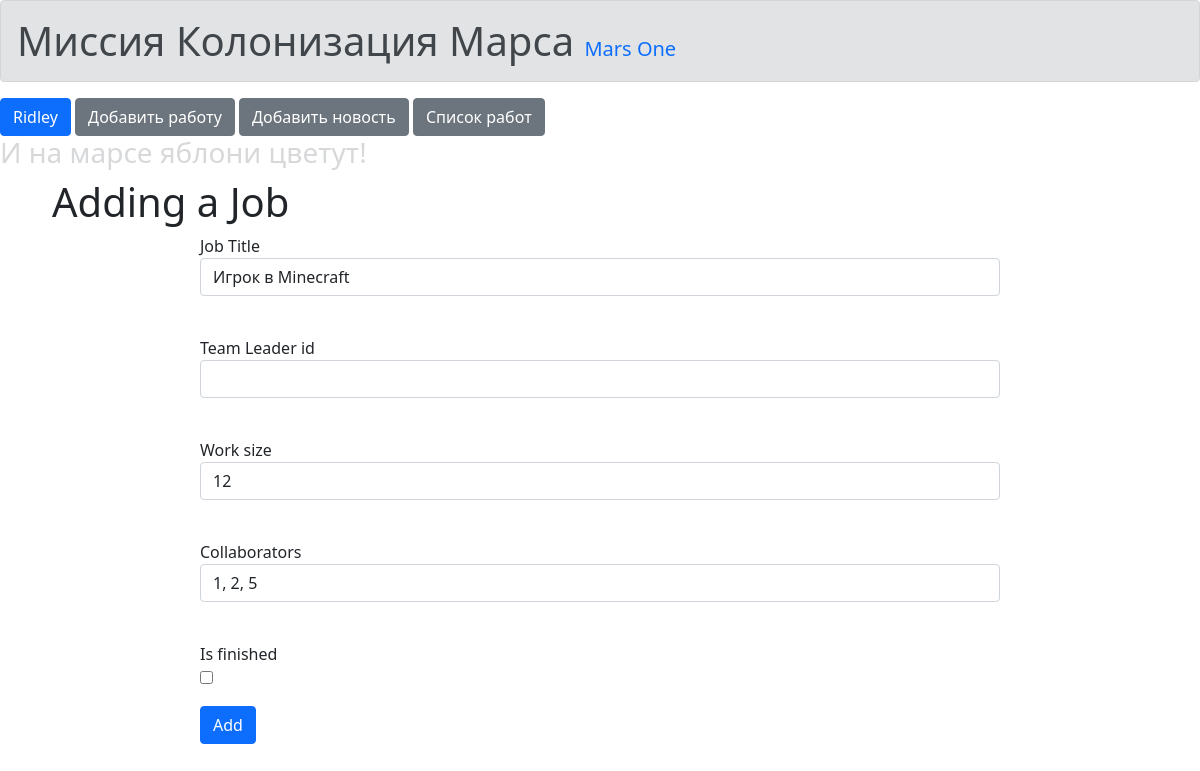
The page /addjob/3 (signed in) on the database as committed earlier.
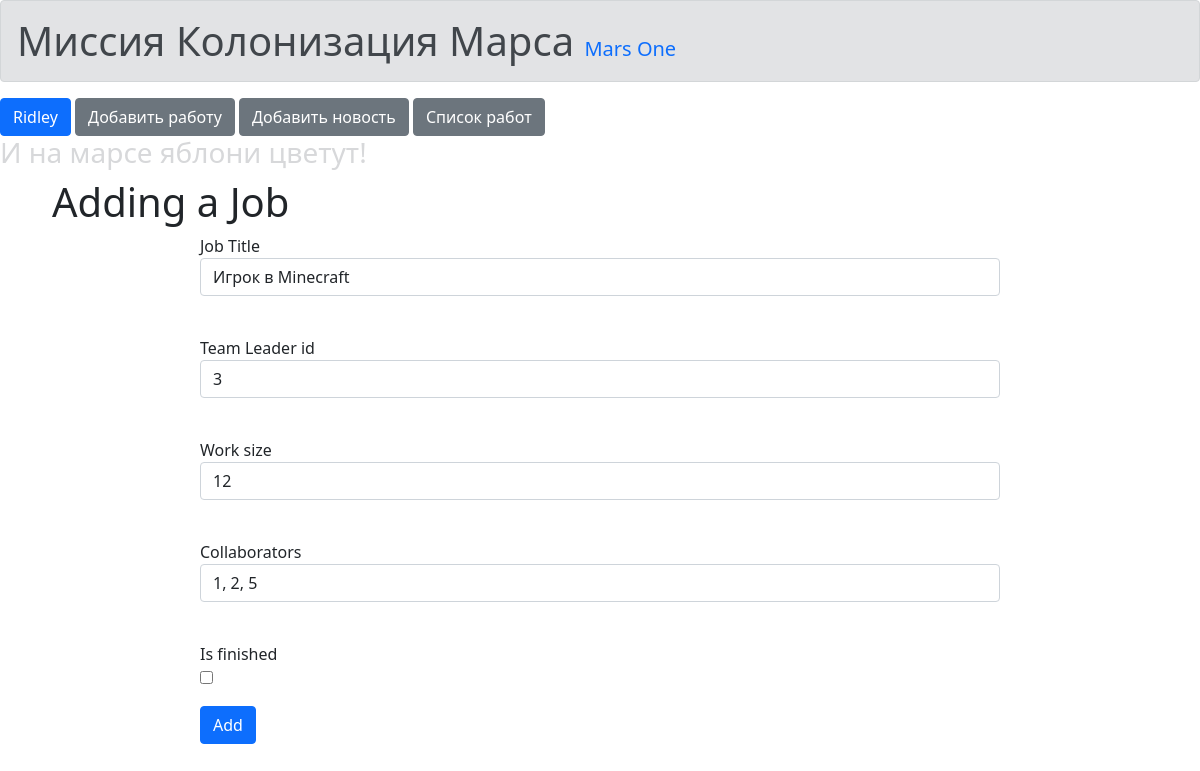
The same page on the database as committed later.
### data/jobs.py (models this page shows, shortened)
class Jobs(SqlAlchemyBase, UserMixin):
    __tablename__ = "jobs"
    id = sqlalchemy.Column(sqlalchemy.Integer, primary_key=True, autoincrement=True)
    team_leader = sqlalchemy.Column(sqlalchemy.Integer, sqlalchemy.ForeignKey("users.id"))
    title = sqlalchemy.Column(sqlalchemy.String)
    job = sqlalchemy.Column(sqlalchemy.String)
    work_size = sqlalchemy.Column(sqlalchemy.Integer)
    collaborators = sqlalchemy.Column(sqlalchemy.String)
    start_date = sqlalchemy.Column(sqlalchemy.DateTime, nullable=True)
    end_date = sqlalchemy.Column(sqlalchemy.DateTime, nullable=True)
    is_finished = sqlalchemy.Column(sqlalchemy.Boolean, nullable=True)

### main.py (the view, shortened to what this page needs)
@app.route('/addjob/<int:id>', methods=['GET', 'POST'])
@login_required
def edit_jobs(id):
    form = AddJob()
    if request.method == "GET":
        db_sess = db_session.create_session()
        job = db_sess.query(Jobs).filter(Jobs.id == id, ((Jobs.team_leader == current_user.id) | (current_user.id == 1))).first()
        if job:
            form.team_leader.data = job.team_leader
            form.title.data = job.title
            form.collaborators.data = job.collaborators
            form.is_finished.data = job.is_finished
            form.work_size.data = job.work_size
        else:
            abort(404)
    return render_template('addjob.html',
                           title='Редактирование работы',
                           form=form
                           )

### forms/job.py
class AddJob(FlaskForm):
    title = StringField("Job Title", validators=[DataRequired()])
    team_leader = StringField('Team Leader id', validators=[DataRequired()])
    work_size = StringField('Work size', validators=[DataRequired()])
    collaborators = StringField('Collaborators', validators=[DataRequired()])
    is_finished = BooleanField('Is finished', validators=[])
    submit = SubmitField('Add')

### data/db_session.py (called while the page is built)
def create_session() -> Session:
    global __factory
    return __factory()

### main.py (called while the page is built)
@login_manager.user_loader
def load_user(user_id):
    return db_sess.query(User).get(user_id)

### templates/addjob.html (shortened to what this page needs)
{% extends "base.html" %}
{% block content %}
    <link rel="stylesheet" href="../static/css/styles.css">
    <h1>Adding a Job</h1>
    <form action="" method="post">
        <p>
            {{ form.title.label }}<br>
            {{ form.title(class="form-control") }}<br>
        </p>
        <p>
            {{ form.team_leader.label }}<br>
            {{ form.team_leader(class="form-control") }}<br>
        </p>
        <p>
            {{ form.work_size.label }}<br>
            {{ form.work_size(class="form-control") }}<br>
        </p>
        <p>
            {{ form.collaborators.label }}<br>
            {{ form.collaborators(class="form-control") }}<br>
        </p>
        <p>
            {{ form.is_finished.label }}<br>
            {{ form.is_finished(class="checkbox") }}<br>
        </p>
        <p>{{ form.submit(type="submit", class="btn btn-primary") }}</p>
    </form>
{% endblock %}

Rows that differ between the two databases and show on the page:
changed Jobs "Игрок в Minecraft": team_leader (not shown) → "3"
